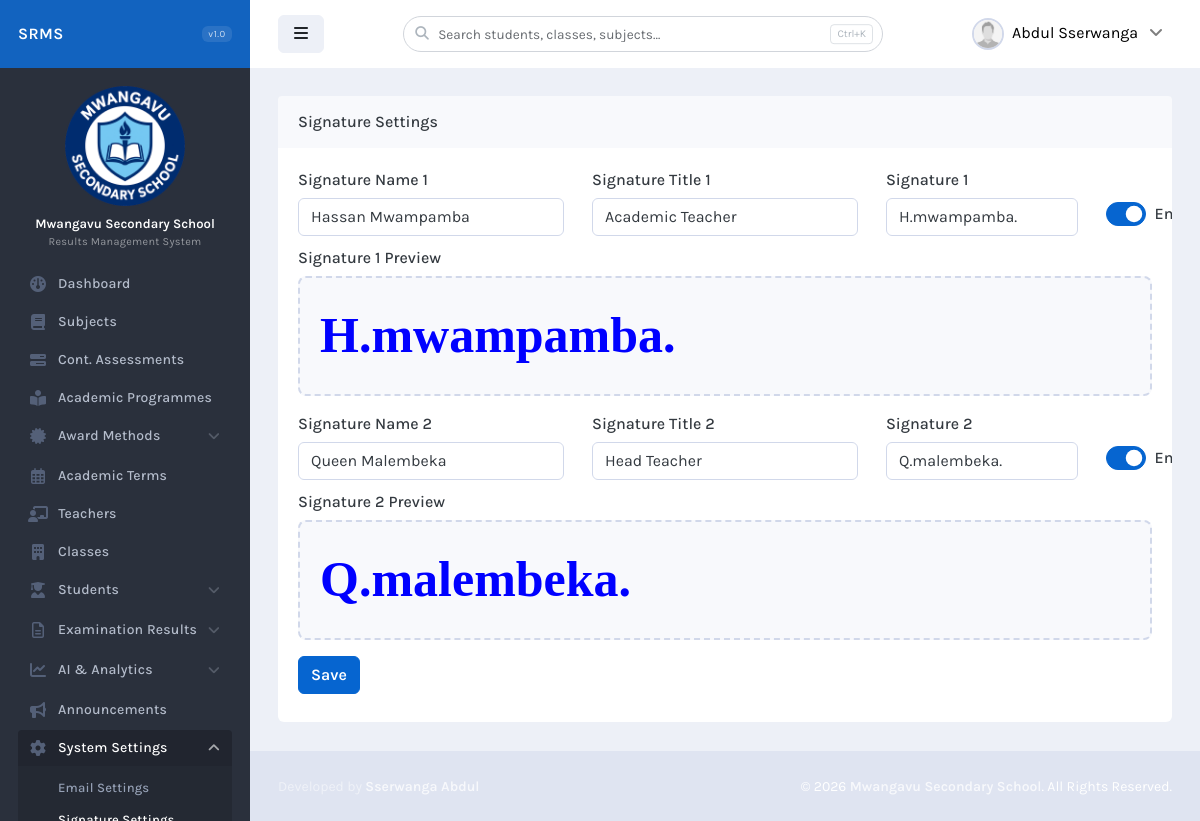
/script/app/signature_settings (signed in), run on the app's committed database.
### tables this page shows
CREATE TABLE `school` (
  `id` bigint(20) NOT NULL,
  `name` varchar(255) NOT NULL,
  `phone_1` varchar(20) NOT NULL,
  `phone_2` varchar(20) DEFAULT NULL,
  `email_1` varchar(100) NOT NULL,
  `email_2` varchar(100) DEFAULT NULL,
  `address` varchar(255) NOT NULL,
  `logo` varchar(60) NOT NULL,
  `icon` varchar(60) NOT NULL,
  `stamp` varchar(60) NOT NULL,
  `stamp_enabled` enum('YES','NO') NOT NULL DEFAULT 'YES',
  `timezone` varchar(100) NOT NULL,
  `slogan` varchar(100) NOT NULL,
  `short_code` varchar(60) NOT NULL,
  `theme` enum('0','1','2','3','4','5','6','7','8') NOT NULL DEFAULT '0',
  `sidebar` enum('sidebar-dark','sidebar-light') NOT NULL DEFAULT 'sidebar-dark'
);

CREATE TABLE `staff` (
  `id` bigint(20) NOT NULL,
  `first_name` varchar(100) NOT NULL,
  `last_name` varchar(100) NOT NULL,
  `gender` enum('Male','Female') NOT NULL,
  `email` varchar(100) NOT NULL,
  `hashed_pw` varchar(100) NOT NULL,
  `role` enum('ADMIN','TEACHER') NOT NULL DEFAULT 'TEACHER',
  `account_status` enum('ENABLED','DISABLED') NOT NULL DEFAULT 'ENABLED'
);

CREATE TABLE `signatures` (
  `id` bigint(20) NOT NULL,
  `name_1` varchar(100) NOT NULL,
  `title_1` varchar(100) NOT NULL,
  `signature_1` varchar(60) NOT NULL,
  `1_enabled` enum('YES','NO') NOT NULL DEFAULT 'YES',
  `name_2` varchar(100) NOT NULL,
  `title_2` varchar(100) NOT NULL,
  `signature_2` varchar(60) NOT NULL,
  `2_enabled` enum('YES','NO') NOT NULL DEFAULT 'YES'
);

### script/app/signature_settings.php (the view, shortened to what the rows shown need)
<?php
require_once 'autoload.php';
$school = new school_controller;
$staff = new staff_controller;
$sig = new signatures_controller;
$info = $school->index();
require_once 'includes/session_validator.php';
if (!empty($is_authenticated) && $is_authenticated == 1 && $is_staff == 1 && $profile['role'] == 'ADMIN') {
$page = $utility->get_page();
$signatures = $sig->index();
?>
<!doctype html>
<html lang="en" class="remember-theme">
<head>
<link rel="stylesheet" href="assets/js/plugins/datatables-bs5/css/dataTables.bootstrap5.min.css">
<link rel="stylesheet" href="assets/js/plugins/datatables-responsive-bs5/css/responsive.bootstrap5.min.css">
<link type="text/css" rel="stylesheet" href="assets/loader/waitMe.css">
<link rel="stylesheet" id="css-main" href="assets/css/core.css"><?php echo $info['theme'] !== '0' ? '<link type="text/css" rel="stylesheet" id="css-theme" href="assets/css/themes/'.$info['theme'].'.css">' : '' ; ?>
<link href="assets/libs/sweetalert2/sweetalert2.min.css" rel="stylesheet" type="text/css" />
</head>
<body>
<div id="page-container" class="sidebar-o <?php echo $info['sidebar'];?> enable-page-overlay side-scroll page-header-fixed page-footer-fixed">
<?php require_once 'includes/header.php'; ?>
<main id="main-container">
<div class="content">
<div class="block block-rounded">
<div class="block-header block-header-default">
<h3 class="block-title">
Signature Settings
</h3>
</div>
<div class="block-content block-content-full overflow-x-auto">
<form autocomplete="off" class="app_frm" action="app/routes/update_signatures" method="POST">
<div class="row mb-3">
<div class="col-xl-4 col-l-4 col-md-6 col-sm-12 mb-2">
<label class="form-label">Signature Name 1</label>
<input type="text" value="<?php echo $signatures['name_1']; ?>" class="form-control" placeholder="Enter signature name 1" required name="name_1">
</div>
<div class="col-xl-4 col-l-4 col-md-6 col-sm-12 mb-2">
<label class="form-label">Signature Title 1</label>
<input type="text" value="<?php echo $signatures['title_1']; ?>" class="form-control" placeholder="Enter signature title 1" required name="title_1">
</div>
<div class="col-xl-3 col-l-3 col-md-6 col-sm-12 mb-2">
<label class="form-label">Signature 1</label>
<input type="text" value="<?php echo $signatures['signature_1']; ?>" onchange="cs(this.value, 'sig_1');" onkeyup="cs(this.value, 'sig_1');" onkeydown="cs(this.value, 'sig_1');" class="form-control" placeholder="Enter signature 1" required name="signature_1">
</div>
<div class="col-xl-1 col-l-1 col-md-1 col-sm-1 mb-2">
<div class="form-check form-switch form-check-inline sig_check">
<label class="form-label">Enabled</label>
<input class="form-check-input" type="checkbox" name="1_enabled" <?php echo $signatures['1_enabled'] == 'YES' ? ' checked="true" ' : ''; ?>>
</div>
</div>
<div class="col-12">
<label class="form-label">Signature 1 Preview</label>
<div class="signature_preview" id="sig_1"><?php echo $signatures['signature_1']; ?></div>
</div>
</div>
<div class="row mb-3">
<div class="col-xl-4 col-l-4 col-md-6 col-sm-12 mb-2">
<label class="form-label">Signature Name 2</label>
<input type="text" value="<?php echo $signatures['name_2']; ?>" class="form-control" placeholder="Enter signature name 2" required name="name_2">
</div>
<div class="col-xl-4 col-l-4 col-md-6 col-sm-12 mb-2">
<label class="form-label">Signature Title 2</label>
<input type="text" value="<?php echo $signatures['title_2']; ?>" class="form-control" placeholder="Enter signature title 2" required name="title_2">
</div>
<div class="col-xl-3 col-l-3 col-md-6 col-sm-12 mb-2">
<label class="form-label">Signature 2</label>
<input type="text"  value="<?php echo $signatures['signature_2']; ?>" onchange="cs(this.value, 'sig_2');" onkeyup="cs(this.value, 'sig_2');" onkeydown="cs(this.value, 'sig_2');" class="form-control" placeholder="Enter signature 2" required name="signature_2">
</div>
<div class="col-xl-1 col-l-1 col-md-1 col-sm-1 mb-2">
<div class="form-check form-switch form-check-inline sig_check">
<label class="form-label">Enabled</label>
<input class="form-check-input" type="checkbox" name="2_enabled" <?php echo $signatures['2_enabled'] == 'YES' ? ' checked="true" ' : ''; ?>>
</div>
</div>
<div class="col-12">
<label class="form-label">Signature 2 Preview</label>
<div class="signature_preview" id="sig_2"><?php echo $signatures['signature_2']; ?></div>
</div>
</div>
<div class="mb-2">
<button type="submit" class="btn btn-primary">Save</button>
</div>
</form>
</div>
</div>
</div>
</main>
<?php require_once 'includes/footer.php'; ?>
</div>
</body>
</html>
<?php
}else{
header("location:../staff/login");
}
?>

### script/includes/header.php (shortened to what the rows shown need)
<nav id="sidebar" aria-label="Main Navigation">
<div class="bg-header-dark">
<div class="content-header bg-white-5">
<a class="fw-semibold text-white tracking-wide" href="./app/dashboard">
<span class="smini-hidden">
SRMS
</span>
</a>
<div class="d-flex align-items-center gap-1">
<span class="smini-hidden badge bg-white-10 text-white-75 fw-normal" style="font-size:.6rem;letter-spacing:.5px;">v1.0</span>
</div>
</div>
</div>
<div class="js-sidebar-scroll">
<div class="content-side">
<div class="text-center">
<img class="mb-2 center_img" src="storage/images/misc/<?php echo $info['logo']; ?>" height="120" alt="School Logo">
<div class="mb-3">
<div class="fw-semibold text-white" style="font-size:.82rem;"><?php echo $info['name']; ?></div>
<div class="text-white-50" style="font-size:.68rem;letter-spacing:.3px;">Results Management System</div>
</div>
</div>
<ul class="nav-main">
<?php
if (!empty($profile['role'])) {
?>
<li class="nav-main-item">
<a class="nav-main-link <?php echo $utility->check_menu($page, 'dashboard'); ?>" href="app/dashboard">
<i class="nav-main-link-icon fa fa-dashboard"></i>
<span class="nav-main-link-name">Dashboard</span>
</a>
</li>
<?php
}
if (!empty($profile['role']) && $profile['role'] == 'ADMIN') {
?>
<li class="nav-main-item">
<a class="nav-main-link <?php echo $utility->check_menu($page, 'subjects'); ?>" href="app/subjects">
<i class="nav-main-link-icon fa fa-book"></i>
<span class="nav-main-link-name">Subjects</span>
</a>
</li>
<li class="nav-main-item">
<a class="nav-main-link <?php echo $utility->check_menu($page, 'cont_assessments'); ?>" href="app/cont_assessments">
<i class="nav-main-link-icon fa fa-bars-progress"></i>
<span class="nav-main-link-name">Cont. Assessments</span>
</a>
</li>
<li class="nav-main-item">
<a class="nav-main-link <?php echo $utility->check_menu($page, 'programmes'); ?>" href="app/programmes">
<i class="nav-main-link-icon fa fa-book-open-reader"></i>
<span class="nav-main-link-name">Academic Programmes</span>
</a>
</li>
<li class="nav-main-item <?php echo $utility->check_menu($page, 'grading_systems,division_systems'); ?>">
<a class="nav-main-link nav-main-link-submenu <?php echo $utility->check_menu($page, 'grading_systems,division_systems'); ?>" data-toggle="submenu" aria-haspopup="true" aria-expanded="false" href="javascript:void(0);">
<i class="nav-main-link-icon fa fa-certificate"></i>
<span class="nav-main-link-name">Award Methods</span>
</a>
</li>
<li class="nav-main-item">
<a class="nav-main-link <?php echo $utility->check_menu($page, 'terms'); ?>" href="app/terms">
<i class="nav-main-link-icon far fa-calendar-days"></i>
<span class="nav-main-link-name">Academic Terms</span>
</a>
</li>
<li class="nav-main-item">
<a class="nav-main-link <?php echo $utility->check_menu($page, 'teachers'); ?>" href="app/teachers">
<i class="nav-main-link-icon fa fa-chalkboard-user"></i>
<span class="nav-main-link-name">Teachers</span>
</a>
</li>
<li class="nav-main-item">
<a class="nav-main-link <?php echo $utility->check_menu($page, 'classes'); ?>" href="app/classes">
<i class="nav-main-link-icon fa fa-building"></i>
<span class="nav-main-link-name">Classes</span>
</a>
</li>
<li class="nav-main-item <?php echo $utility->check_menu($page, 'register_students,manage_students,import_students,export_students,promote_students'); ?>">
<a class="nav-main-link nav-main-link-submenu <?php echo $utility->check_menu($page, 'register_students,manage_students,import_students,export_students,promote_students'); ?>" data-toggle="submenu" aria-haspopup="true" aria-expanded="false" href="javascript:void(0);">
<i class="nav-main-link-icon fa fa-user-graduate"></i>
<span class="nav-main-link-name">Students</span>
</a>
</li>
<li class="nav-main-item <?php echo $utility->check_menu($page, 'import_results,manage_results,class_report'); ?>">
<a class="nav-main-link nav-main-link-submenu <?php echo $utility->check_menu($page, 'import_results,manage_results,class_report'); ?>" data-toggle="submenu" aria-haspopup="true" aria-expanded="false" href="javascript:void(0);">
<i class="nav-main-link-icon far fa-file-lines"></i>
<span class="nav-main-link-name">Examination Results</span>
</a>
</li>
<li class="nav-main-item <?php echo $utility->check_menu($page, 'analytics,predictor'); ?>">
<a class="nav-main-link nav-main-link-submenu <?php echo $utility->check_menu($page, 'analytics,predictor'); ?>" data-toggle="submenu" aria-haspopup="true" aria-expanded="false" href="javascript:void(0);">
<i class="nav-main-link-icon fa fa-chart-line"></i>
<span class="nav-main-link-name">AI & Analytics</span>
</a>
</li>
<li class="nav-main-item">
<a class="nav-main-link <?php echo $utility->check_menu($page, 'announcements'); ?>" href="app/announcements">
<i class="nav-main-link-icon fa fa-bullhorn"></i>
<span class="nav-main-link-name">Announcements</span>
</a>
</li>
<li class="nav-main-item <?php echo $utility->check_menu($page, 'email_settings,signature_settings,general_settings'); ?>">
<a class="nav-main-link nav-main-link-submenu <?php echo $utility->check_menu($page, 'email_settings,signature_settings,general_settings'); ?>" data-toggle="submenu" aria-haspopup="true" aria-expanded="false" href="javascript:void(0);">
<i class="nav-main-link-icon fa fa-cog"></i>
<span class="nav-main-link-name">System Settings</span>
</a>
<ul class="nav-main-submenu">
<li class="nav-main-item">
<a class="nav-main-link <?php echo $utility->check_menu($page, 'email_settings'); ?>" href="app/email_settings">
<span class="nav-main-link-name">Email Settings</span>
</a>
</li>
<li class="nav-main-item">
<a class="nav-main-link <?php echo $utility->check_menu($page, 'signature_settings'); ?>" href="app/signature_settings">
<span class="nav-main-link-name">Signature Settings</span>
</a>
</li>
</ul>
</li>
<?php
}
?>
</ul>
</div>
</div>
</nav>
<header id="page-header">
<div class="content-header">
<div class="space-x-1">
<button type="button" class="btn btn-alt-secondary" data-toggle="layout" data-action="sidebar_toggle">
<i class="fa fa-fw fa-bars"></i>
</button>
</div>
<div class="d-none d-md-block flex-grow-1 mx-3" style="max-width: 480px; position: relative;">
    <div class="position-relative" id="globalSearchWrap">
        <span class="position-absolute top-50 translate-middle-y" style="left: 12px; color: var(--bs-gray-500); pointer-events: none; font-size: 0.85rem;">
        </span>
        <input type="text" id="globalSearchInput" class="form-control form-control-sm" placeholder="Search students, classes, subjects…" autocomplete="off"
            onkeydown="if(event.key==='Enter'){event.preventDefault();event.stopPropagation();var e=new CustomEvent('searchnow');this.dispatchEvent(e);return false;}"
            style="padding-left: 34px; border-radius: 20px; background-color: #ffffff; border: 1px solid #d1d5db; color: #343a40; font-size: 0.85rem; height: 36px;">
        <kbd class="position-absolute top-50 translate-middle-y d-none d-lg-inline-block" style="right: 10px; font-size: 0.65rem; color: var(--bs-gray-500); border: 1px solid var(--bs-gray-300); border-radius: 4px; padding: 1px 6px; background: #fff; pointer-events: none;">Ctrl+K</kbd>
    </div>
</div>
<div class="space-x-1">
<div class="dropdown d-inline-block">
<button type="button" class="user_btn" id="page-header-user-dropdown" data-bs-toggle="dropdown" aria-haspopup="true" aria-expanded="false">
<img class="img-avatar img-avatar32 img-avatar-thumb"
<?php
if (!empty($profile['reg_no'])) {
?>src="storage/images/students/<?php echo empty($profile['display_img']) ? $profile['gender'].'.png' : $profile['display_img']; ?>"<?php
}else{
?>src="storage/images/staff/<?php echo $profile['gender']; ?>.png"<?php
}
?>
>
<span class="d-none d-sm-inline-block"><?php echo $profile['first_name'].' '.$profile['last_name']; ?></span>
<i class="fa fa-fw fa-angle-down opacity-50 ms-1 d-none d-sm-inline-block"></i>
</button>
</div>
</div>
</div>
</header>

### script/includes/footer.php
<footer id="page-footer" class="bg-body-dark text-white">
<div class="content py-2">
<div class="row fs-sm">
<div class="col-sm-6 order-sm-2 mb-1 mb-sm-0 text-center text-sm-end">
&copy; <span data-toggle="year-copy"></span> <a class="fw-semibold text-white-75"><?php echo $info['name']; ?></a>. All Rights Reserved.
</div>
<div class="col-sm-6 order-sm-1 text-center text-sm-start">
<span class="text-white-50">Developed by</span> <a class="fw-semibold text-white-75">Sserwanga Abdul</a>
</div>
</div>
</div>
</footer>

### data on the page
school: logo (picture), name "Mwangavu Secondary School"
staff: gender (picture), first_name "Abdul", last_name "Sserwanga"
signatures: name_1 "Hassan Mwampamba", title_1 "Academic Teacher", signature_1 "H.mwampamba.", 1_enabled "☑", name_2 "Queen Malembeka", title_2 "Head Teacher", signature_2 "Q.malembeka.", 2_enabled "☑"
